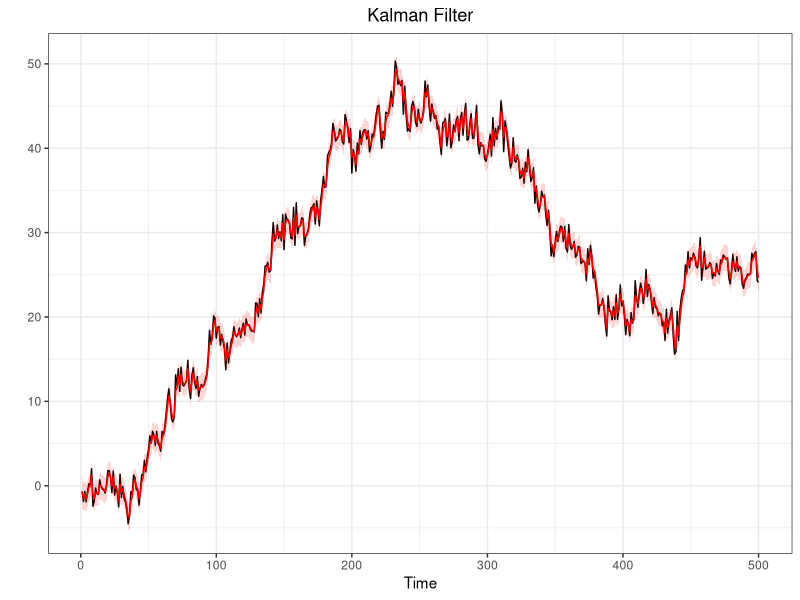

Source code (R):
#@@@@@@@@@@@@@@@@@@@@##
#SEQUENTIAL MONTECARLO#
#@@@@@@@@@@@@@@@@@@@@##
library(ggplot2)

#Generate a random walk plus noise
#---------------------------------
#n = sample dim
#v = obs noise
#w = state noise
#theta0 = init state

dlm.sim = function(n,v,w,theta0){
  theta    = rep(0,n)
  y        = rep(0,n)
  theta[1] = rnorm(1,theta0,w)
  y[1] = rnorm(1,theta[1],v)
  for (t in 2:n){
    theta[t] = rnorm(1,theta[t-1],w)
    y[t] = rnorm(1,theta[t],v)
  }
  return(list(theta=theta,y=y))
}

#Filtering, using data
#---------------------
#y = observed data

DLM = function(y,v2,w2,m0,C0){
  n = length(y)
  m = rep(0,n)
  C = rep(0,n)
  for (t in 1:n){
    if (t==1){
      a = m0
      R = C0 + v2
    }else{
      a = m[t-1]
      R = C[t-1] + v2
    }
    A = R/(R+w2)
    m[t] = (1-A)*a + A*y[t]
    C[t] = A*w2
  }
  return(list(m=m,C=C))
}


########################################################

#Generate a random walk plus noise
#---------------------------------
n=500
v2=1
w2=1
v=sqrt(v2)
w=sqrt(w2)
theta0=0

sim<-dlm.sim(n,v,w,theta0)
y<-sim$y
theta<-sim$theta

#Kalman Filter
#-------------
m0=0
C0=100
filtval<-DLM(y,v2,w2,m0,C0)
m<-filtval$m
C<-filtval$C
Low = m + qnorm(0.025)*sqrt(C)
Up = m + qnorm(0.975)*sqrt(C)

#Put everything in a data frate (for ggplot)
timeframe<-c(1:length(y))
DLM.df<-data.frame(timeframe,y,theta,m,C,Low,Up)

#Plots (observetions in black and filtered states in red)
ggplot(DLM.df,aes(x=timeframe))+
  geom_line(aes(y=y))+
  geom_line(aes(y=m),col="red")+
  geom_ribbon(aes(ymin = Low, ymax = Up),
              fill="red",alpha=0.16) +
  labs(x="Time",
       y="")+
  ggtitle("Kalman Filter")+
  theme_bw()+
  theme(plot.title = element_text(hjust = 0.5))



